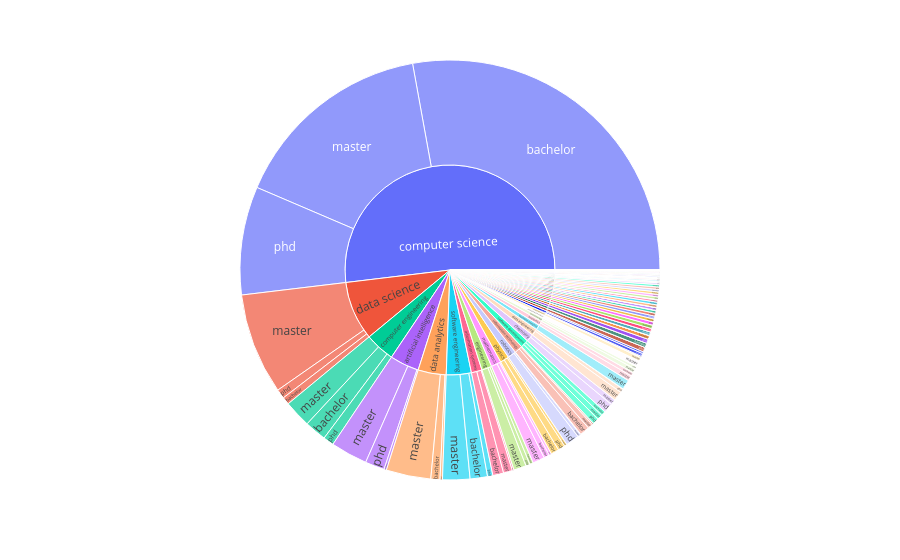

The cell this chart's notebook holds for it:
### Code cell
#sunburst chart
px.sunburst(df,path=['program','level'],values='tuition_usd')

### Figure 1 — Plotly figure (JSON) as saved in the notebook; plotly's stock layout.template omitted (floating-point values rounded to 4 significant figures; data arrays with more than 128 entries replaced by an {"elided": "..."} marker saying what was removed)
{"data": [{"branchvalues": "total", "domain": {"x": [0, 1], "y": [0, 1]}, "hovertemplate": "labels=%{label}<br>tuition_usd=%{value}<br>parent=%{parent}<br>id=%{id}<extra></extra>", "ids": {"elided": "234 str values"}, "labels": {"elided": "234 str values"}, "name": "", "parents": {"elided": "234 str values"}, "type": "sunburst", "values": {"elided": "234 float values"}}], "layout": {"legend": {"tracegroupgap": 0}, "margin": {"t": 60}}}
